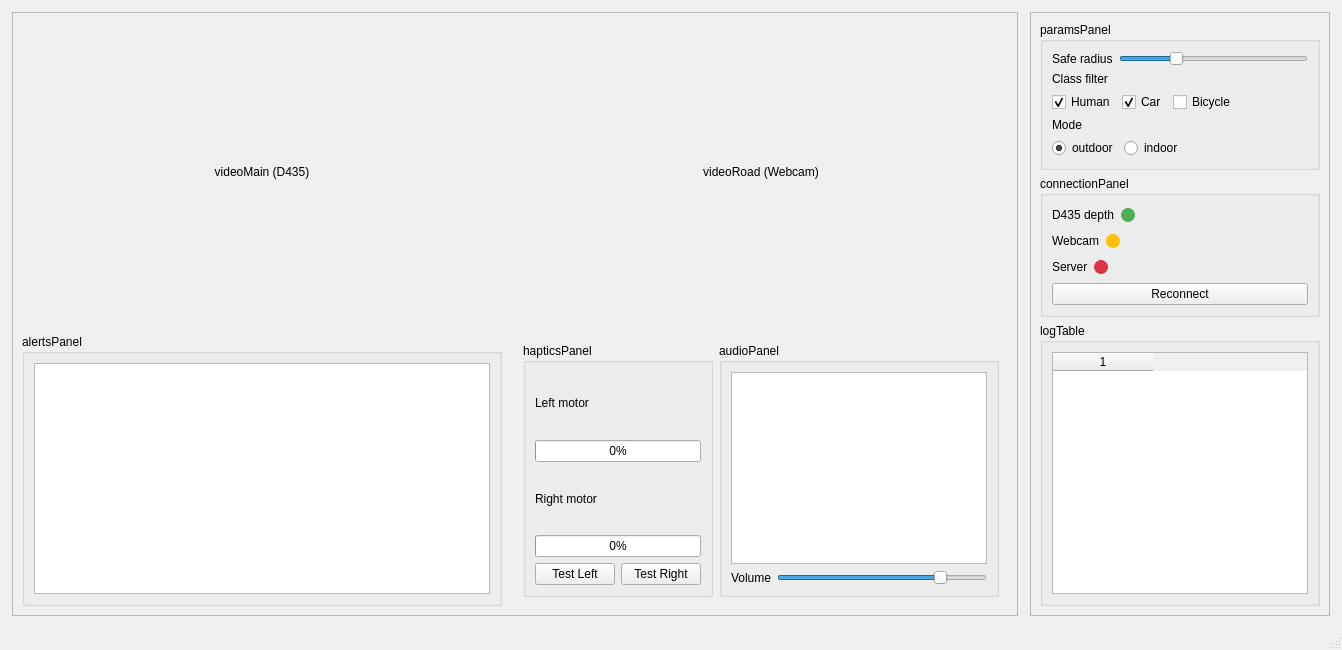
<?xml version="1.0" encoding="UTF-8"?>
<ui version="4.0">
 <class>MainWindow</class>
 <widget class="QMainWindow" name="MainWindow">
  <property name="windowTitle">
   <string>Assistive Navigation — GUI (Designer)</string>
  </property>
  <widget class="QWidget" name="centralwidget">
   <layout class="QGridLayout" name="rootGrid">
    <property name="horizontalSpacing">
     <number>12</number>
    </property>
    <property name="verticalSpacing">
     <number>12</number>
    </property>
    <property name="margin">
     <number>12</number>
    </property>
    <!-- Left main area -->
    <item row="0" column="0">
     <widget class="QFrame" name="mainArea">
      <property name="frameShape">
       <enum>QFrame::StyledPanel</enum>
      </property>
      <layout class="QGridLayout" name="gridLeft">
       <property name="horizontalSpacing">
        <number>12</number>
       </property>
       <property name="verticalSpacing">
        <number>12</number>
       </property>
       <!-- Top videos -->
       <item row="0" column="0">
        <widget class="QLabel" name="videoMain">
         <property name="minimumSize">
          <size><width>480</width><height>300</height></size>
         </property>
         <property name="text">
          <string>videoMain (D435)</string>
         </property>
         <property name="alignment">
          <set>Qt::AlignCenter</set>
         </property>
        </widget>
       </item>
       <item row="0" column="1">
        <widget class="QLabel" name="videoRoad">
         <property name="minimumSize">
          <size><width>480</width><height>300</height></size>
         </property>
         <property name="text">
          <string>videoRoad (Webcam)</string>
         </property>
         <property name="alignment">
          <set>Qt::AlignCenter</set>
         </property>
        </widget>
       </item>
       <!-- Bottom row (alerts + haptics + audio) -->
       <item row="1" column="0">
        <widget class="QGroupBox" name="alertsPanel">
         <property name="title">
          <string>alertsPanel</string>
         </property>
         <layout class="QVBoxLayout" name="alertsLayout">
          <item>
           <widget class="QListWidget" name="alertList"/>
          </item>
         </layout>
        </widget>
       </item>
       <item row="1" column="1">
        <widget class="QWidget" name="bottomRight">
         <layout class="QHBoxLayout" name="bottomRightLayout">
          <item>
           <widget class="QGroupBox" name="hapticsPanel">
            <property name="title">
             <string>hapticsPanel</string>
            </property>
            <layout class="QVBoxLayout" name="hapticsLayout">
             <item><widget class="QLabel" name="labelLeft"><property name="text"><string>Left motor</string></property></widget></item>
             <item><widget class="QProgressBar" name="pbLeft"><property name="value"><number>0</number></property></widget></item>
             <item><widget class="QLabel" name="labelRight"><property name="text"><string>Right motor</string></property></widget></item>
             <item><widget class="QProgressBar" name="pbRight"><property name="value"><number>0</number></property></widget></item>
             <item>
              <layout class="QHBoxLayout" name="hapticButtons">
               <item><widget class="QPushButton" name="btnTestL"><property name="text"><string>Test Left</string></property></widget></item>
               <item><widget class="QPushButton" name="btnTestR"><property name="text"><string>Test Right</string></property></widget></item>
              </layout>
             </item>
            </layout>
           </widget>
          </item>
          <item>
           <widget class="QGroupBox" name="audioPanel">
            <property name="title">
             <string>audioPanel</string>
            </property>
            <layout class="QVBoxLayout" name="audioLayout">
             <item><widget class="QListWidget" name="ttsQueue"/></item>
             <item>
              <layout class="QHBoxLayout" name="volumeRow">
               <item><widget class="QLabel" name="labelVolume"><property name="text"><string>Volume</string></property></widget></item>
               <item><widget class="QSlider" name="volSlider"><property name="orientation"><enum>Qt::Horizontal</enum></property><property name="minimum"><number>0</number></property><property name="maximum"><number>100</number></property><property name="value"><number>80</number></property></widget></item>
              </layout>
             </item>
            </layout>
           </widget>
          </item>
         </layout>
        </widget>
       </item>
      </layout>
     </widget>
    </item>
    <!-- Right sidebar -->
    <item row="0" column="1">
     <widget class="QFrame" name="rightArea">
      <property name="frameShape">
       <enum>QFrame::StyledPanel</enum>
      </property>
      <layout class="QVBoxLayout" name="rightLayout">
       <item>
        <widget class="QGroupBox" name="paramsPanel">
         <property name="title"><string>paramsPanel</string></property>
         <layout class="QVBoxLayout" name="paramsLayout">
          <item>
           <layout class="QHBoxLayout" name="safeRow">
            <item><widget class="QLabel" name="labelSafe"><property name="text"><string>Safe radius</string></property></widget></item>
            <item><widget class="QSlider" name="safeSlider"><property name="orientation"><enum>Qt::Horizontal</enum></property><property name="minimum"><number>50</number></property><property name="maximum"><number>400</number></property><property name="value"><number>150</number></property></widget></item>
           </layout>
          </item>
          <item><widget class="QLabel" name="labelClass"><property name="text"><string>Class filter</string></property></widget></item>
          <item>
           <layout class="QHBoxLayout" name="classRow">
            <item><widget class="QCheckBox" name="cbHuman"><property name="text"><string>Human</string></property><property name="checked"><bool>true</bool></property></widget></item>
            <item><widget class="QCheckBox" name="cbCar"><property name="text"><string>Car</string></property><property name="checked"><bool>true</bool></property></widget></item>
            <item><widget class="QCheckBox" name="cbBicycle"><property name="text"><string>Bicycle</string></property></widget></item>
            <item><spacer name="spClass"><property name="orientation"><enum>Qt::Horizontal</enum></property><property name="sizeHint"><size><width>40</width><height>20</height></size></property></spacer></item>
           </layout>
          </item>
          <item><widget class="QLabel" name="labelMode"><property name="text"><string>Mode</string></property></widget></item>
          <item>
           <layout class="QHBoxLayout" name="modeRow">
            <item><widget class="QRadioButton" name="rbOutdoor"><property name="text"><string>outdoor</string></property><property name="checked"><bool>true</bool></property></widget></item>
            <item><widget class="QRadioButton" name="rbIndoor"><property name="text"><string>indoor</string></property></widget></item>
            <item><spacer name="spMode"><property name="orientation"><enum>Qt::Horizontal</enum></property><property name="sizeHint"><size><width>40</width><height>20</height></size></property></spacer></item>
           </layout>
          </item>
         </layout>
        </widget>
       </item>
       <item>
        <widget class="QGroupBox" name="connectionPanel">
         <property name="title"><string>connectionPanel</string></property>
         <layout class="QVBoxLayout" name="connLayout">
          <item>
           <layout class="QHBoxLayout" name="connRow1">
            <item><widget class="QLabel" name="labelD435"><property name="text"><string>D435 depth</string></property></widget></item>
            <item><widget class="QLabel" name="lampD435"><property name="minimumSize"><size><width>14</width><height>14</height></size></property><property name="maximumSize"><size><width>14</width><height>14</height></size></property><property name="styleSheet"><string notr="true">background:#4caf50;border-radius:7px;</string></property></widget></item>
            <item><spacer name="sp1"><property name="orientation"><enum>Qt::Horizontal</enum></property><property name="sizeHint"><size><width>40</width><height>20</height></size></property></spacer></item>
           </layout>
          </item>
          <item>
           <layout class="QHBoxLayout" name="connRow2">
            <item><widget class="QLabel" name="labelWebcam"><property name="text"><string>Webcam</string></property></widget></item>
            <item><widget class="QLabel" name="lampWebcam"><property name="minimumSize"><size><width>14</width><height>14</height></size></property><property name="maximumSize"><size><width>14</width><height>14</height></size></property><property name="styleSheet"><string notr="true">background:#ffc107;border-radius:7px;</string></property></widget></item>
            <item><spacer name="sp2"><property name="orientation"><enum>Qt::Horizontal</enum></property><property name="sizeHint"><size><width>40</width><height>20</height></size></property></spacer></item>
           </layout>
          </item>
          <item>
           <layout class="QHBoxLayout" name="connRow3">
            <item><widget class="QLabel" name="labelServer"><property name="text"><string>Server</string></property></widget></item>
            <item><widget class="QLabel" name="lampServer"><property name="minimumSize"><size><width>14</width><height>14</height></size></property><property name="maximumSize"><size><width>14</width><height>14</height></size></property><property name="styleSheet"><string notr="true">background:#dc3545;border-radius:7px;</string></property></widget></item>
            <item><spacer name="sp3"><property name="orientation"><enum>Qt::Horizontal</enum></property><property name="sizeHint"><size><width>40</width><height>20</height></size></property></spacer></item>
           </layout>
          </item>
          <item><widget class="QPushButton" name="btnReconnect"><property name="text"><string>Reconnect</string></property></widget></item>
         </layout>
        </widget>
       </item>
       <item>
        <widget class="QGroupBox" name="logTable">
         <property name="title"><string>logTable</string></property>
         <layout class="QVBoxLayout" name="logLayout">
          <item><widget class="QTableWidget" name="tbl"><column><number>3</number></column></widget></item>
         </layout>
        </widget>
       </item>
      </layout>
     </widget>
    </item>
   </layout>
  </widget>
  <widget class="QStatusBar" name="statusBar"/>
 </widget>
 <resources/>
 <connections/>
</ui>
